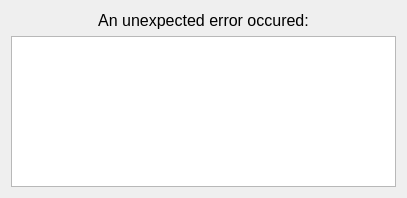
<?xml version="1.0" encoding="UTF-8"?>
<ui version="4.0">
 <class>UI_ErrorWindow</class>
 <widget class="QMainWindow" name="UI_ErrorWindow">
  <property name="geometry">
   <rect>
    <x>0</x>
    <y>0</y>
    <width>407</width>
    <height>198</height>
   </rect>
  </property>
  <property name="windowTitle">
   <string>Unexpected error!</string>
  </property>
  <widget class="QWidget" name="centralWidget">
   <layout class="QGridLayout" name="gridLayout_2">
    <item row="0" column="0">
     <widget class="QLabel" name="label">
      <property name="font">
       <font>
        <pointsize>12</pointsize>
       </font>
      </property>
      <property name="text">
       <string>An unexpected error occured:</string>
      </property>
      <property name="alignment">
       <set>Qt::AlignCenter</set>
      </property>
     </widget>
    </item>
    <item row="1" column="0">
     <widget class="QPlainTextEdit" name="textErrorMessage">
      <property name="readOnly">
       <bool>true</bool>
      </property>
     </widget>
    </item>
   </layout>
  </widget>
 </widget>
 <layoutdefault spacing="6" margin="11"/>
 <resources/>
 <connections/>
</ui>
